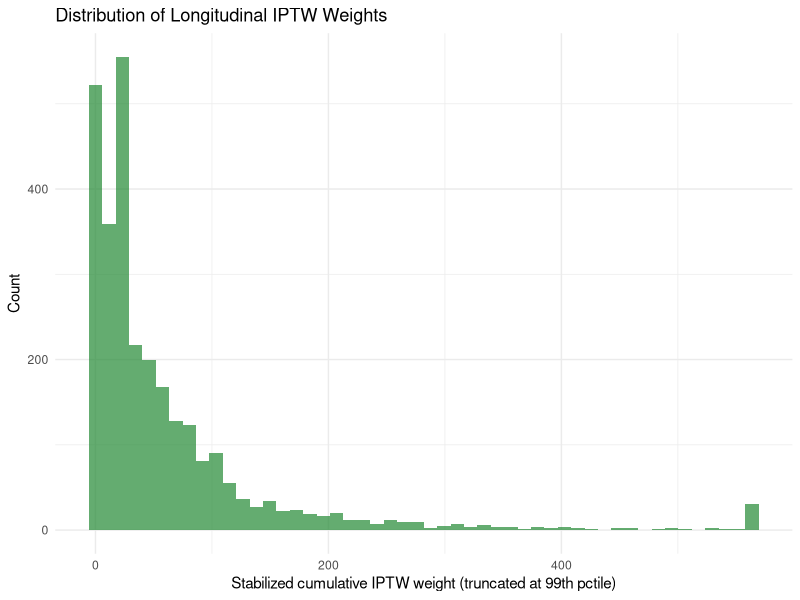
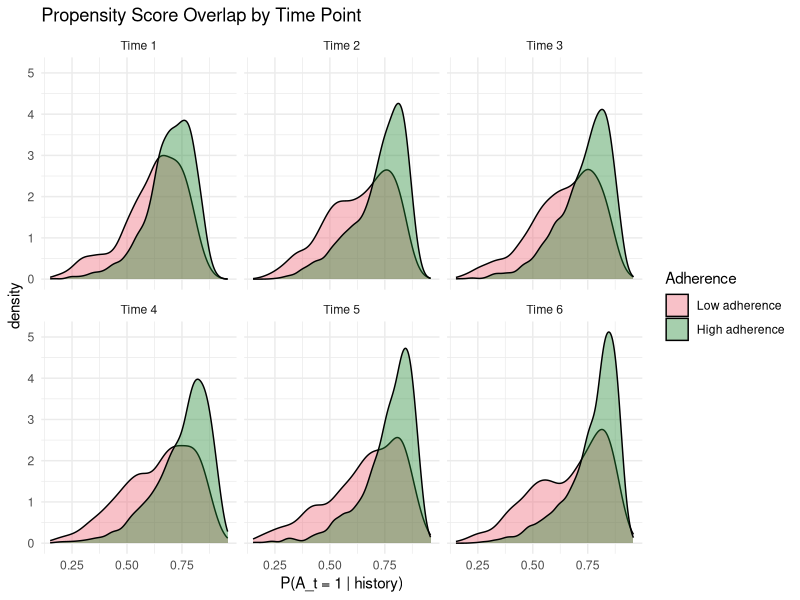
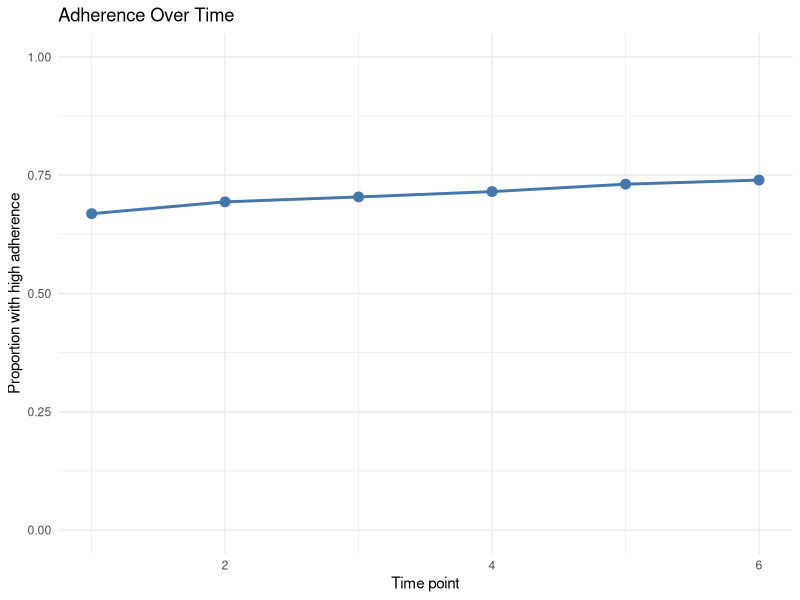

Write R code to recreate these figures, in order.
## ---- chunk 1
library(tidyverse)

set.seed(2026)
n  <- 3000
T_max <- 6  # 6 monthly intervals (representing a 12-month follow-up, bi-monthly)

# --- Baseline covariates ---
W_age     <- rnorm(n, mean = 38, sd = 10)
W_male    <- rbinom(n, 1, 0.65)
W_cd4_bl  <- rnorm(n, mean = 350, sd = 150)  # baseline CD4
W_cd4_bl  <- pmax(50, W_cd4_bl)               # floor at 50
W_vl_bl   <- rnorm(n, mean = 4.5, sd = 0.8)  # baseline log10 viral load
W_depress <- rbinom(n, 1, 0.30)               # baseline depression

# --- Containers for longitudinal data ---
L_cd4  <- matrix(NA, n, T_max)   # time-varying CD4
L_sympt <- matrix(NA, n, T_max)  # time-varying symptom burden
A_adh  <- matrix(NA, n, T_max)   # adherence at each time
C_cens <- matrix(0, n, T_max)    # censoring indicator
alive  <- rep(TRUE, n)           # tracking who is still observed

# --- Simulate longitudinal process ---
for (t in 1:T_max) {

  # Previous adherence (for t=1, use a starting value)
  if (t == 1) {
    A_prev <- rbinom(n, 1, 0.7)  # initial adherence tendency
  } else {
    A_prev <- A_adh[, t - 1]
    A_prev[is.na(A_prev)] <- 0
  }

  # Previous CD4 (for t=1, use baseline)
  cd4_prev <- if (t == 1) W_cd4_bl else L_cd4[, t - 1]
  cd4_prev[is.na(cd4_prev)] <- W_cd4_bl[is.na(cd4_prev)]

  # --- Time-varying CD4 ---
  # CD4 increases with adherence, depends on history
  L_cd4[, t] <- pmax(50,
    cd4_prev +
    rnorm(n, mean = 30 * A_prev - 10 * (1 - A_prev), sd = 40) +
    -0.5 * (W_age - 38) +
    20 * W_male
  )

  # --- Time-varying symptom burden ---
  # Higher with low CD4, depression; reduced by adherence
  L_sympt[, t] <- rbinom(n, 1,
    plogis(-1.5 + -0.003 * L_cd4[, t] + 0.8 * W_depress + -0.5 * A_prev +
           0.01 * (W_age - 38))
  )

  # --- Adherence at time t ---
  # Affected by: symptoms (reduce adherence), CD4 response (feedback),
  # prior adherence (habit), depression, age
  lp_adh <- 0.5 +
    -0.8 * L_sympt[, t] +
    0.002 * (L_cd4[, t] - 350) +
    0.6 * A_prev +
    -0.7 * W_depress +
    0.01 * (W_age - 38) +
    0.2 * W_male

  A_adh[, t] <- rbinom(n, 1, plogis(lp_adh))

  # --- Censoring ---
  # More likely with low CD4, symptoms, low adherence
  lp_cens <- -4.0 +
    -0.002 * L_cd4[, t] +
    0.5 * L_sympt[, t] +
    -0.3 * A_adh[, t] +
    0.5 * W_depress

  C_cens[, t] <- rbinom(n, 1, plogis(lp_cens)) * alive
  alive <- alive & (C_cens[, t] == 0)

  # Set future values to NA for censored individuals
  if (t < T_max) {
    A_adh[!alive, (t+1):T_max] <- NA
    L_cd4[!alive, (t+1):T_max] <- NA
    L_sympt[!alive, (t+1):T_max] <- NA
    C_cens[!alive, (t+1):T_max] <- NA
  }
}

# --- Outcome: virologic suppression at end of follow-up ---
# Depends on cumulative adherence, final CD4, baseline VL
cum_adh <- rowMeans(A_adh, na.rm = TRUE)
final_cd4 <- apply(L_cd4, 1, function(x) {
  valid <- x[!is.na(x)]
  if (length(valid) > 0) tail(valid, 1) else NA
})

lp_outcome <- -1.0 +
  2.5 * cum_adh +
  0.003 * (final_cd4 - 350) +
  -0.6 * W_vl_bl +
  -0.3 * W_depress +
  0.02 * W_male +
  0.8 * cum_adh * (final_cd4 > 400)  # interaction: adherence more effective with good immune response

Y_supp <- rbinom(n, 1, plogis(lp_outcome))
# Censored individuals: outcome is missing
Y_supp[!alive] <- NA

cat("Sample size:", n, "\n")
cat("Censored by end:", sum(!alive), "(", round(100*mean(!alive), 1), "%)\n")
cat("Among uncensored, suppression rate:", round(mean(Y_supp[alive]), 3), "\n")
cat("Mean cumulative adherence:", round(mean(cum_adh, na.rm=TRUE), 3), "\n")
## ---- chunk 2
# Simulate counterfactual under always-high adherence (A_t = 1 for all t)
set.seed(2026)
cf_cd4 <- matrix(NA, n, T_max)
cf_sympt <- matrix(NA, n, T_max)

for (t in 1:T_max) {
  cd4_prev_cf <- if (t == 1) W_cd4_bl else cf_cd4[, t - 1]
  A_prev_cf <- 1  # always high adherence

  cf_cd4[, t] <- pmax(50,
    cd4_prev_cf +
    rnorm(n, mean = 30 * 1 - 10 * 0, sd = 40) +
    -0.5 * (W_age - 38) + 20 * W_male
  )

  cf_sympt[, t] <- rbinom(n, 1,
    plogis(-1.5 + -0.003 * cf_cd4[, t] + 0.8 * W_depress + -0.5 * 1 +
           0.01 * (W_age - 38))
  )
}

cf_cum_adh <- 1.0  # perfect adherence
cf_final_cd4 <- cf_cd4[, T_max]

lp_cf <- -1.0 +
  2.5 * cf_cum_adh +
  0.003 * (cf_final_cd4 - 350) +
  -0.6 * W_vl_bl +
  -0.3 * W_depress +
  0.02 * W_male +
  0.8 * cf_cum_adh * (cf_final_cd4 > 400)

true_suppression_perfect <- mean(plogis(lp_cf))
true_suppression_observed <- mean(plogis(lp_outcome), na.rm = TRUE)

cat("True suppression under always-high adherence:", round(true_suppression_perfect, 3), "\n")
cat("True suppression under observed adherence:   ", round(true_suppression_observed, 3), "\n")
cat("True effect of perfect adherence:             ", round(true_suppression_perfect - true_suppression_observed, 3), "\n")
## ---- chunk 3
# Build a wide-format dataframe for analysis
dat_wide <- tibble(
  id = 1:n,
  age = W_age,
  male = W_male,
  cd4_bl = W_cd4_bl,
  vl_bl = W_vl_bl,
  depress = W_depress
)

for (t in 1:T_max) {
  dat_wide[[paste0("cd4_", t)]]   <- L_cd4[, t]
  dat_wide[[paste0("sympt_", t)]] <- L_sympt[, t]
  dat_wide[[paste0("A_", t)]]     <- A_adh[, t]
  dat_wide[[paste0("C_", t)]]     <- C_cens[, t]
}
dat_wide$Y <- Y_supp

# For long format (useful for some analyses)
dat_long <- dat_wide %>%
  pivot_longer(
    cols = matches("^(cd4|sympt|A|C)_\\d+$"),
    names_to = c(".value", "time"),
    names_pattern = "(\\w+)_(\\d+)"
  ) %>%
  mutate(time = as.integer(time)) %>%
  arrange(id, time)

glimpse(dat_long)
## ---- chunk 4
# Only among uncensored
dat_complete <- dat_wide %>% filter(!is.na(Y))
dat_complete$cum_adh <- cum_adh[alive]

naive_gee <- glm(Y ~ cum_adh + cd4_bl + vl_bl + depress + age + male,
                 family = binomial, data = dat_complete)

# Predicted suppression at 100% vs 50% adherence
nd_perfect <- dat_complete %>% mutate(cum_adh = 1.0)
nd_half    <- dat_complete %>% mutate(cum_adh = 0.5)

naive_perfect <- mean(predict(naive_gee, newdata = nd_perfect, type = "response"))
naive_half    <- mean(predict(naive_gee, newdata = nd_half, type = "response"))

cat("Naive model:\n")
cat("  Predicted suppression at 100% adherence:", round(naive_perfect, 3), "\n")
cat("  Predicted suppression at 50% adherence: ", round(naive_half, 3), "\n")
cat("  Difference:", round(naive_perfect - naive_half, 3), "\n")
cat("\nThis estimate is biased because it conditions on post-treatment variables.\n")
## ---- chunk 5
# Work in long format; only uncensored observations
dat_long_uc <- dat_long %>%
  group_by(id) %>%
  filter(cumall(!is.na(A))) %>%  # keep complete treatment histories
  ungroup()

# Propensity model at each time point
# P(A_t = 1 | history)
dat_long_uc <- dat_long_uc %>%
  group_by(id) %>%
  mutate(
    A_lag = lag(as.double(A), default = 0.7),  # lagged adherence
    cd4_lag = lag(cd4, default = first(cd4))
  ) %>%
  ungroup()

# Time-specific propensity models
g_models <- list()
dat_long_uc$ps_t <- NA_real_
dat_long_uc$ps_num_t <- NA_real_

for (t_val in 1:T_max) {
  idx <- dat_long_uc$time == t_val
  dat_t <- dat_long_uc[idx, ]

  g_t <- glm(A ~ cd4 + sympt + A_lag + depress + age + male + vl_bl,
             family = binomial, data = dat_t)
  g_models[[t_val]] <- g_t

  ps_pred <- predict(g_t, type = "response")
  # Stabilized numerator: P(A_t | baseline, past A)
  g_num_t <- glm(A ~ A_lag + age + male,
                 family = binomial, data = dat_t)
  ps_num <- predict(g_num_t, type = "response")

  dat_long_uc$ps_t[idx] <- ifelse(
    dat_t$A == 1, ps_pred, 1 - ps_pred
  )
  dat_long_uc$ps_num_t[idx] <- ifelse(
    dat_t$A == 1, ps_num, 1 - ps_num
  )
}

# Any remaining NA (shouldn't happen, but safety net)
dat_long_uc$ps_num_t[is.na(dat_long_uc$ps_num_t)] <- 1
## ---- chunk 6
# Cumulative product of time-specific propensity scores
weight_df <- dat_long_uc %>%
  group_by(id) %>%
  summarise(
    cum_ps_denom = prod(ps_t, na.rm = TRUE),
    cum_adh = mean(A, na.rm = TRUE),
    .groups = "drop"
  )

# Stabilized weights (using marginal model in numerator)
weight_df$sw <- 1 / weight_df$cum_ps_denom

# Merge outcome
weight_df <- weight_df %>%
  left_join(dat_wide %>% select(id, Y), by = "id") %>%
  filter(!is.na(Y))

# Truncate extreme weights
w99 <- quantile(weight_df$sw, 0.99)
weight_df$sw_trunc <- pmin(weight_df$sw, w99)

cat("Weight summary (truncated):\n")
summary(weight_df$sw_trunc)
## ---- chunk 7
# Plot weight distribution
ggplot(weight_df, aes(x = sw_trunc)) +
  geom_histogram(bins = 50, fill = "#228833", alpha = 0.7) +
  labs(
    x = "Stabilized cumulative IPTW weight (truncated at 99th pctile)",
    y = "Count",
    title = "Distribution of Longitudinal IPTW Weights"
  ) +
  theme_minimal()
## ---- chunk 8
# MSM: weighted regression of outcome on cumulative adherence
msm_fit <- glm(Y ~ cum_adh, family = binomial,
               weights = sw_trunc, data = weight_df)

# Predicted suppression under perfect vs half adherence
msm_perfect <- predict(msm_fit,
                       newdata = data.frame(cum_adh = 1.0),
                       type = "response")
msm_half <- predict(msm_fit,
                    newdata = data.frame(cum_adh = 0.5),
                    type = "response")

cat("IPTW-MSM estimate:\n")
cat("  Suppression at 100% adherence:", round(msm_perfect, 3), "\n")
cat("  Suppression at 50% adherence: ", round(msm_half, 3), "\n")
cat("  Difference:", round(msm_perfect - msm_half, 3), "\n")
## ---- chunk 9
# Work with complete cases for the by-hand demonstration
dat_analysis <- dat_wide %>% filter(!is.na(Y))

# --- Step 1: Fit outcome model at the final time step ---
# Q_T = E[Y | A_T, L_T, ..., W]
# We use all available information

# Construct features for the final outcome model
dat_analysis <- dat_analysis %>%
  mutate(
    cum_adh = rowMeans(across(starts_with("A_")), na.rm = TRUE),
    last_cd4 = cd4_6,
    last_sympt = sympt_6
  )

# Initial outcome regression
Q_mod <- glm(Y ~ A_1 + A_2 + A_3 + A_4 + A_5 + A_6 +
               cd4_bl + vl_bl + depress + age + male +
               cd4_6 + sympt_6,
             family = binomial, data = dat_analysis)

# Predict under always-high adherence (all A_t = 1)
dat_cf <- dat_analysis %>%
  mutate(across(starts_with("A_"), ~1))

Q_star <- predict(Q_mod, newdata = dat_cf, type = "response")

cat("Sequential G-computation estimate (no targeting):\n")
cat("  Suppression under always-high adherence:", round(mean(Q_star), 3), "\n")
## ---- chunk 10
logit <- function(p) log(p / (1 - p))

# --- Propensity scores for cumulative treatment ---
# Simplified: model P(all A_t = 1 | W) as product of marginals
# This is an approximation for demonstration
g_cum <- rep(1, nrow(dat_analysis))

for (t_val in 1:T_max) {
  A_col <- paste0("A_", t_val)
  A_lag_col <- if(t_val > 1) paste0("A_", t_val - 1) else NULL
  cd4_col <- paste0("cd4_", t_val)
  sympt_col <- paste0("sympt_", t_val)

  formula_vars <- c(cd4_col, sympt_col, "depress", "age", "male", "vl_bl")
  if (!is.null(A_lag_col)) formula_vars <- c(formula_vars, A_lag_col)

  g_t_mod <- glm(
    as.formula(paste(A_col, "~", paste(formula_vars, collapse = " + "))),
    family = binomial, data = dat_analysis
  )

  g_t_pred <- predict(g_t_mod, type = "response")
  g_cum <- g_cum * g_t_pred  # cumulative probability of always-treated
}

# Bound away from zero
g_cum <- pmax(g_cum, 0.001)
## ---- chunk 11
# Clever covariate for the "always treat" intervention
# H = I(all A_t = 1) / g_cum
all_treated <- rowSums(dat_analysis %>% select(starts_with("A_"))) == T_max
H_clever <- as.numeric(all_treated) / g_cum
## ---- chunk 12
# Targeting step
Q_init <- predict(Q_mod, type = "response")
fluc_mod <- glm(dat_analysis$Y ~ -1 + offset(logit(Q_init)) + H_clever,
                family = binomial)
epsilon <- coef(fluc_mod)

# Update counterfactual predictions
H_cf <- 1 / g_cum  # under the intervention, everyone is treated
Q_targeted <- plogis(logit(Q_star) + epsilon * H_cf)

cat("Targeted estimate (simplified LTMLE):\n")
cat("  Suppression under always-high adherence:", round(mean(Q_targeted), 3), "\n")
cat("  Epsilon:", round(epsilon, 5), "\n")
## ---- chunk 13
# EIC for the always-treat estimand
psi_hat <- mean(Q_targeted)
eic_long <- H_cf * (dat_analysis$Y - plogis(logit(Q_init) + epsilon * H_clever)) +
            Q_targeted - psi_hat

se_long <- sqrt(var(eic_long) / nrow(dat_analysis))
ci_long <- psi_hat + c(-1.96, 1.96) * se_long

cat("Simplified LTMLE for always-high adherence:\n")
cat("  Estimate:", round(psi_hat, 3), "\n")
cat("  SE:", round(se_long, 3), "\n")
cat("  95% CI: [", round(ci_long[1], 3), ",", round(ci_long[2], 3), "]\n")
## ---- chunk 14
comparison <- tibble(
  Method = c("Naive regression (biased)",
             "IPTW-MSM (truncated weights)",
             "Simplified LTMLE"),
  Approach = c("Conditions on cumulative adherence",
               "Reweights by cumulative propensity",
               "Sequential targeting with EIC inference"),
  Issue = c("Confounded by time-varying health",
            "Extreme cumulative weights",
            "More complex but doubly robust")
)

comparison
## ---- chunk 15
# Check overlap at each time point
overlap_checks <- list()
for (t_val in 1:T_max) {
  A_col <- paste0("A_", t_val)
  cd4_col <- paste0("cd4_", t_val)
  sympt_col <- paste0("sympt_", t_val)

  formula_vars <- c(cd4_col, sympt_col, "depress", "age", "male")
  if (t_val > 1) formula_vars <- c(formula_vars, paste0("A_", t_val - 1))

  g_check <- glm(
    as.formula(paste(A_col, "~", paste(formula_vars, collapse = " + "))),
    family = binomial, data = dat_analysis
  )

  ps_check <- predict(g_check, type = "response")
  overlap_checks[[t_val]] <- tibble(
    time = t_val,
    ps = ps_check,
    A = dat_analysis[[A_col]]
  )
}

overlap_df <- bind_rows(overlap_checks)

ggplot(overlap_df, aes(x = ps, fill = factor(A, labels = c("Low adherence", "High adherence")))) +
  geom_density(alpha = 0.4) +
  facet_wrap(~paste("Time", time), ncol = 3) +
  labs(
    x = "P(A_t = 1 | history)",
    fill = "Adherence",
    title = "Propensity Score Overlap by Time Point"
  ) +
  theme_minimal() +
  scale_fill_manual(values = c("#EE6677", "#228833"))
## ---- chunk 16
cat("Cumulative IPTW weight summary:\n")
cat("Before truncation:\n")
summary(weight_df$sw)
cat("\nAfter truncation:\n")
summary(weight_df$sw_trunc)
cat("\nFraction > 10:", round(mean(weight_df$sw > 10), 3), "\n")
cat("Fraction > 50:", round(mean(weight_df$sw > 50), 3), "\n")
## ---- chunk 17
# Visualize adherence trajectories
adh_summary <- dat_long %>%
  filter(!is.na(A)) %>%
  group_by(time) %>%
  summarise(
    pct_adherent = mean(A),
    n = n(),
    .groups = "drop"
  )

ggplot(adh_summary, aes(x = time, y = pct_adherent)) +
  geom_line(color = "#4477AA", linewidth = 1) +
  geom_point(size = 3, color = "#4477AA") +
  ylim(0, 1) +
  labs(
    x = "Time point",
    y = "Proportion with high adherence",
    title = "Adherence Over Time"
  ) +
  theme_minimal()
## ---- chunk 18
sessionInfo()
